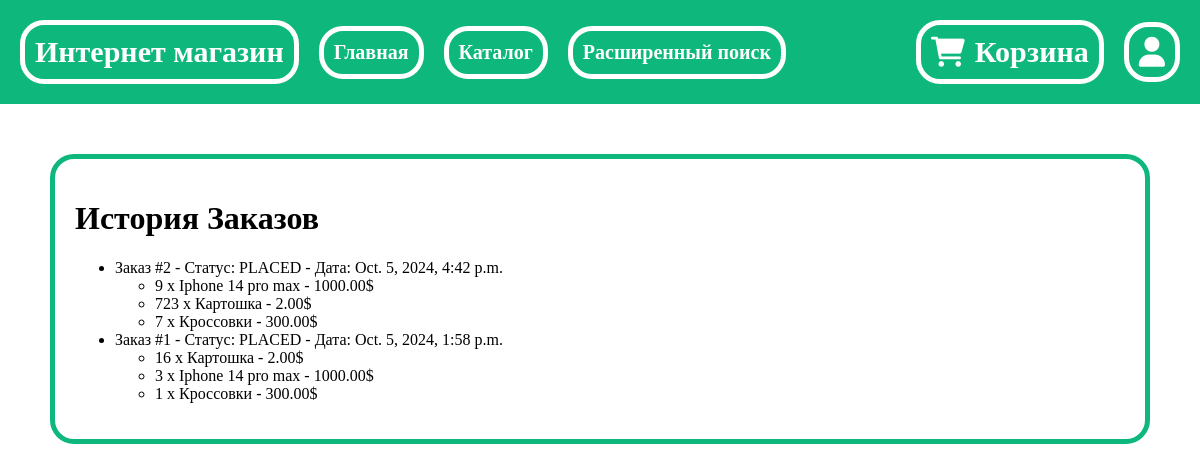
Screenshot of /order_history/ (signed in) with the database file from the repository.
### app/models.py (models this page shows, shortened)
class Order(models.Model):
    STATUS_CHOICES = [
        ('PENDING', 'Ожидает обработки'),
        ('SHIPPED', 'Отправлен'),
        ('DELIVERED', 'Доставлен'),
        ('CANCELLED', 'Отменен'),
    ]
    user = models.ForeignKey(User, on_delete=models.CASCADE)
    products = models.ManyToManyField('Product', through='OrderItem')
    description = models.TextField(blank=True)
    created_at = models.DateTimeField(auto_now_add=True)
    status = models.CharField(max_length=10, choices=STATUS_CHOICES, default='PENDING')

class OrderItem(models.Model):
    order = models.ForeignKey(Order, on_delete=models.CASCADE)
    product = models.ForeignKey(Product, on_delete=models.CASCADE)
    quantity = models.IntegerField(default=1)
    price_at_order = models.DecimalField(max_digits=10, decimal_places=2)

class Product(models.Model):
    NEW = 'NEW'
    POPULAR = 'POPULAR'
    DISCOUNT = 'DISCOUNT'
    STATUS_CHOICES = [
        (NEW, 'Новинка'),
        (POPULAR, 'Популярный'),
        (DISCOUNT, 'Со скидкой'),
    ]
    name = models.CharField(max_length=255)
    photo = models.ImageField(upload_to='products/', null=True, blank=True)
    price = models.DecimalField(max_digits=10, decimal_places=2)
    in_stock = models.BooleanField(default=True)
    brand = models.ForeignKey('Brand', on_delete=models.CASCADE)
    category = models.ForeignKey('Category', on_delete=models.CASCADE)
    discount = models.DecimalField(max_digits=5, decimal_places=2, null=True, blank=True)
    status = models.CharField(max_length=10, choices=STATUS_CHOICES, default=NEW)
    quantity = models.IntegerField()

### app/views.py (the view)
# urls.py: path('order_history/', views.order_history, name='order_history'),
@login_required
def order_history(request):
    orders = Order.objects.filter(user=request.user).order_by('-created_at')
    return render(request, 'app/customer/order_history.html', {
        'orders': orders,
    })

### app/templates/app/customer/order_history.html (shortened to what this page needs)
{% extends 'app/layouts/base.html' %}
{% block content %}
    <div class="add-container">
     <h1>История Заказов</h1>
    {% if orders %}
        <ul>
            {% for order in orders %}
                <li>
                    Заказ #{{ order.id }} - Статус: {{ order.get_status_display }} - Дата: {{ order.created_at }}
                    <ul>
                        {% for item in order.orderitem_set.all %}
                            <li>
                                {{ item.quantity }} x {{ item.product.name }} - {{ item.price_at_order }}$
                            </li>
                        {% endfor %}
                    </ul>
                </li>
            {% endfor %}
        </ul>
    {% else %}
        <p>У вас нет заказов.</p>
    {% endif %}
    </div>
{% endblock %}

### app/static/app/css/base.css (style rules this page uses)
body { margin: 0; padding: 0; }
.add-container { border: 5px solid #0eb87d; margin: 50px; border-radius: 24px; padding: 20px; }

### rows the page displays
Order: id "2", status "PLACED", created_at "Oct. 5, 2024, 4:42 p.m."
OrderItem: quantity "9", product.name "Iphone 14 pro max", price_at_order "1000.00"
OrderItem: quantity "723", product.name "Картошка", price_at_order "2.00"
OrderItem: quantity "7", product.name "Кроссовки", price_at_order "300.00"
Order: id "1", status "PLACED", created_at "Oct. 5, 2024, 1:58 p.m."
OrderItem: quantity "16", product.name "Картошка", price_at_order "2.00"
OrderItem: quantity "3", product.name "Iphone 14 pro max", price_at_order "1000.00"
OrderItem: quantity "1", product.name "Кроссовки", price_at_order "300.00"
